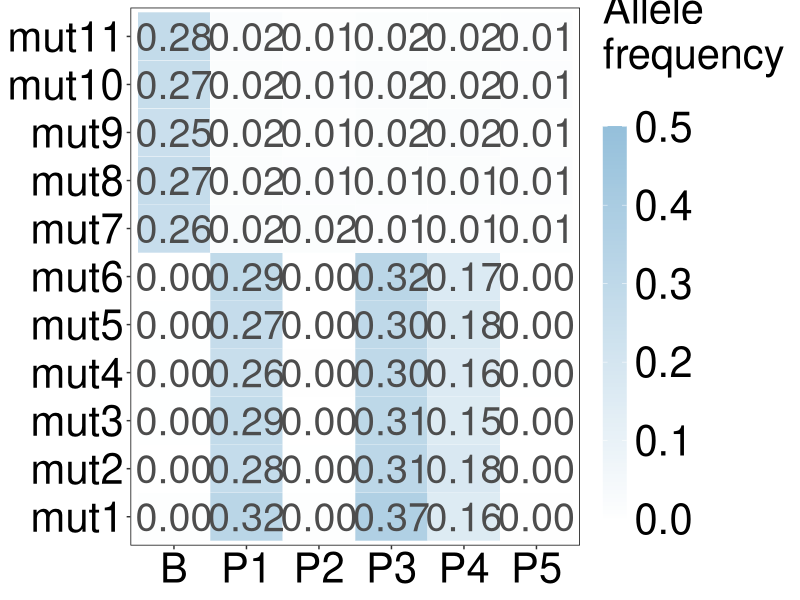

Reproduce this figure in R.
library(tidyverse)
library(ggplot2)

data <- read.table("mutations_from_M3.txt",header=T,stringsAsFactors=FALSE)

data$mut <- factor(data$mut, levels = data$mut)
data$mut_label <- paste0("mut", seq_len(nrow(data)))
data$mut_label <- factor(data$mut_label, levels = data$mut_label)

data_long <- data %>%
  pivot_longer(
    cols = -c(mut,id,mut_label),
    names_to = "Sample",
    values_to = "AF"
  ) %>%
  mutate(mut_label = factor(mut_label, levels = unique(data$mut_label)), AF_label = sprintf("%.2f", AF))


pic <- ggplot(data_long, aes(x = Sample, y = mut_label, fill = AF)) +
  geom_tile(color = "white", linewidth = 0.1) +
  geom_text(
    aes(label = AF_label),
    size = 10, 
    show.legend = FALSE,
    color = "gray30"
  )+
  scale_fill_gradientn(
    colors = colorRampPalette(c("white", "#95C0DB"))(100),
    limits = c(0, 0.5), 
    na.value = "blue",     
    guide = guide_colorbar(barheight = unit(10, "cm"), breaks = seq(0, 0.5, by = 0.1), title.vjust = 5)
  ) +
  scale_y_discrete(limits = levels(data$mut_label)) +
  labs(
    x = NULL,
    y = NULL,
    fill = "Allele\nfrequency"
  ) +
  theme_bw() +
  theme(
    panel.grid = element_blank(),text = element_text(size = 30),axis.text.y = element_text(size = 30,color = "black"),axis.text.x = element_text(size = 30,color = "black"),legend.text = element_text(size = 30,color = "black"),panel.border = element_rect(color = "black")
  )
